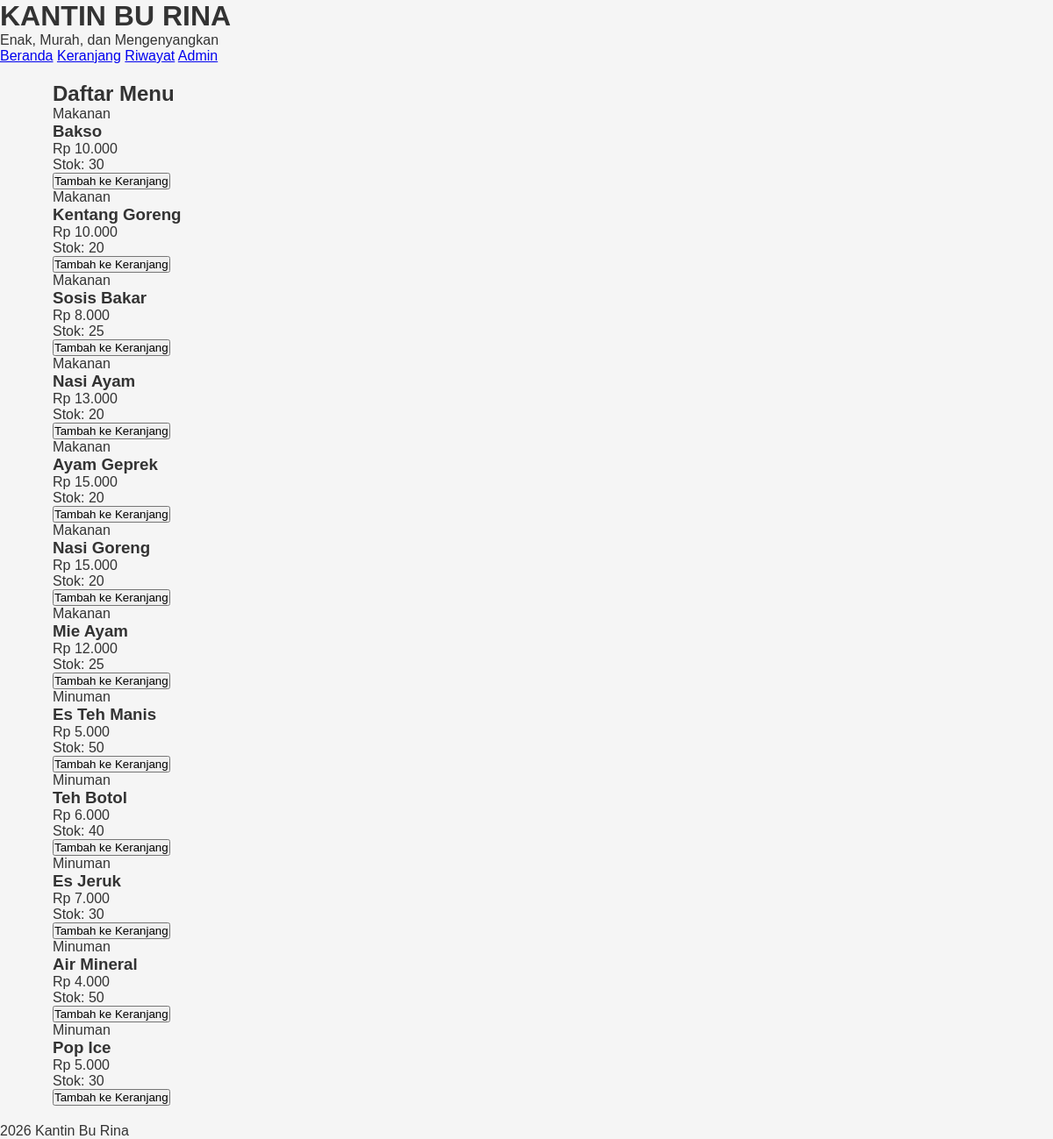
The page / on the database its author committed.
### tables this page shows
CREATE TABLE menu (
    id_menu INT AUTO_INCREMENT PRIMARY KEY,
    nama_menu VARCHAR(100) NOT NULL,
    kategori ENUM('Makanan','Minuman') NOT NULL,
    harga INT NOT NULL,
    stok INT NOT NULL DEFAULT 0
);

### index.php (the view, shortened to what this page needs)
<?php
require "config/db.php";
$query = mysqli_query($conn, "SELECT * FROM menu ORDER BY kategori");
?>
<!DOCTYPE html>
<html lang="id">
<head>
<link rel="stylesheet" href="assets/css/style.css">
</head>
<body>
<header>
    <h1>KANTIN BU RINA</h1>
    <p>Enak, Murah, dan Mengenyangkan</p>
</header>
<nav>
    <a href="index.php">Beranda</a>
    <a href="keranjang.php">Keranjang</a>
    <a href="riwayat.php">Riwayat</a>
    <a href="admin/login.php">Admin</a>
</nav>
<div class="container">
    <h2>Daftar Menu</h2>
    <div class="menu-grid">
    <?php while ($row = mysqli_fetch_assoc($query)) { ?>
        <div class="menu-card">
            <span><?= htmlspecialchars($row['kategori']) ?></span>
            <h3><?= htmlspecialchars($row['nama_menu']) ?></h3>
            <p>Rp <?= number_format($row['harga'],0,',','.') ?></p>
            <p>Stok: <?= (int)$row['stok'] ?></p>
            <?php if ($row['stok'] > 0) { ?>
            <form action="keranjang.php" method="POST">
                <button name="tambah">Tambah ke Keranjang</button>
            </form>
            <?php } else { ?>
                <p>Stok Habis</p>
            <?php } ?>
        </div>
    <?php } ?>
    </div>
</div>
<footer>
    <p>2026 Kantin Bu Rina</p>
</footer>
</body>
</html>

### admin/assests/css/style.css (style rules this page uses)
* { margin: 0; padding: 0; box-sizing: border-box; }
body { font-family: Arial, sans-serif; background: #f5f5f5; color: #333; }
.container { width: 90%; margin: 20px auto; }

### rows shown on the page
menu: kategori "Makanan", nama_menu "Bakso", harga "10.000", stok "30"
menu: kategori "Makanan", nama_menu "Kentang Goreng", harga "10.000", stok "20"
menu: kategori "Makanan", nama_menu "Sosis Bakar", harga "8.000", stok "25"
menu: kategori "Makanan", nama_menu "Nasi Ayam", harga "13.000", stok "20"
menu: kategori "Makanan", nama_menu "Ayam Geprek", harga "15.000", stok "20"
menu: kategori "Makanan", nama_menu "Nasi Goreng", harga "15.000", stok "20"
menu: kategori "Makanan", nama_menu "Mie Ayam", harga "12.000", stok "25"
menu: kategori "Minuman", nama_menu "Es Teh Manis", harga "5.000", stok "50"
menu: kategori "Minuman", nama_menu "Teh Botol", harga "6.000", stok "40"
menu: kategori "Minuman", nama_menu "Es Jeruk", harga "7.000", stok "30"
menu: kategori "Minuman", nama_menu "Air Mineral", harga "4.000", stok "50"
menu: kategori "Minuman", nama_menu "Pop Ice", harga "5.000", stok "30"
